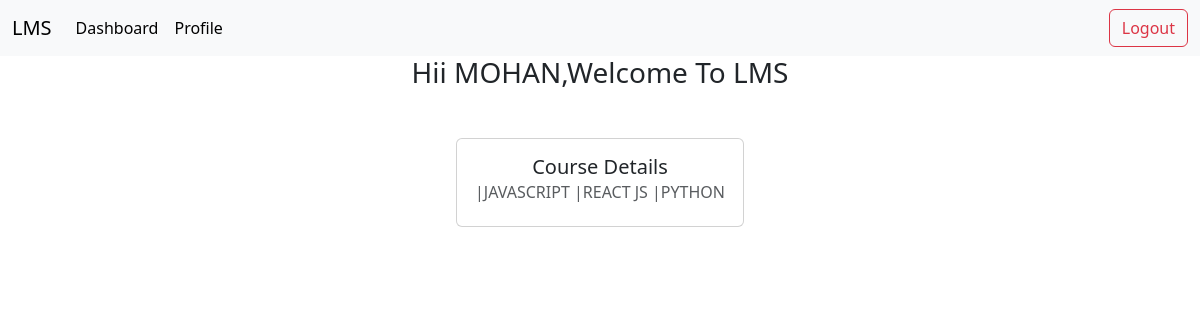
Screenshot of /Dashboard (signed in) with the database file from the repository.
### app1/models.py (models this page shows)
class Student_details(models.Model):
    Student_id=models.CharField(max_length=100,null=False,blank=False)
    Student_Name=models.CharField(max_length=120,null=True,blank=True)
    Student_Mobile=models.CharField(max_length=10,null=True,blank=True)
    Student_Email=models.EmailField(max_length=120,null=True,blank=True)
    Student_Courses=models.ManyToManyField(Courses,null=True,blank=True)
    password=models.CharField(max_length=50,null=True,blank=True)
    Student_profile=models.ImageField(upload_to='Student_profile',null=False,blank=False)
    Enrollment_date=models.DateTimeField(default=datetime.now())
    Course_validity=models.DateField(default=date.today())

class Courses(models.Model):
    course_type=models.ForeignKey(Course_type,on_delete=models.CASCADE,null=True,blank=True)
    Course_name=models.CharField(max_length=100,null=True,blank=True)
    def __str__(self):
        return str(self.Course_name)

### app1/views.py (the view)
# urls.py: path('Dashboard',Dashboard,name='Dashboard'),
def Dashboard(req):
    try:
        if req.session.get('session_id')!=None:
            ss_id=req.session.get('session_id')
            data=Student_details.objects.get(id=ss_id)
            print(data)
            for x in data.Student_Courses.all():
                print(x)
            context={
                'data':data,
                'pk':None
            }
            return render(req,'Student/Dashboard.html',context)
        else:
            return redirect('Student_login')
    except:
        return redirect('Student_login')

### app1/templates/Student/Dashboard.html
{% extends 'Student/Base.html' %}
 {% block body %}
        <center>
          <h3>Hii {{ data.Student_Name }},Welcome To LMS </h3>
             <a href="{% url 'Course_details' pk %}" style='text-decoration:none;'>
        <div class="card mt-5" style="width: 18rem;">
            <div class="card-body">
                <h5 class="card-title">Course Details</h5>
                <h6 class="card-subtitle mb-2 text-body-secondary">
                     {% for x in data.Student_Courses.all %}
                                |{{x.Course_name}}
                     {% endfor %}
                </h6>
            </div>
            </div>
             </a>
        </center>
  {% endblock %}

### rows the page displays
Student_details: Student_Name "MOHAN"
Courses: Course_name "JAVASCRIPT"
Courses: Course_name "REACT JS"
Courses: Course_name "PYTHON"
